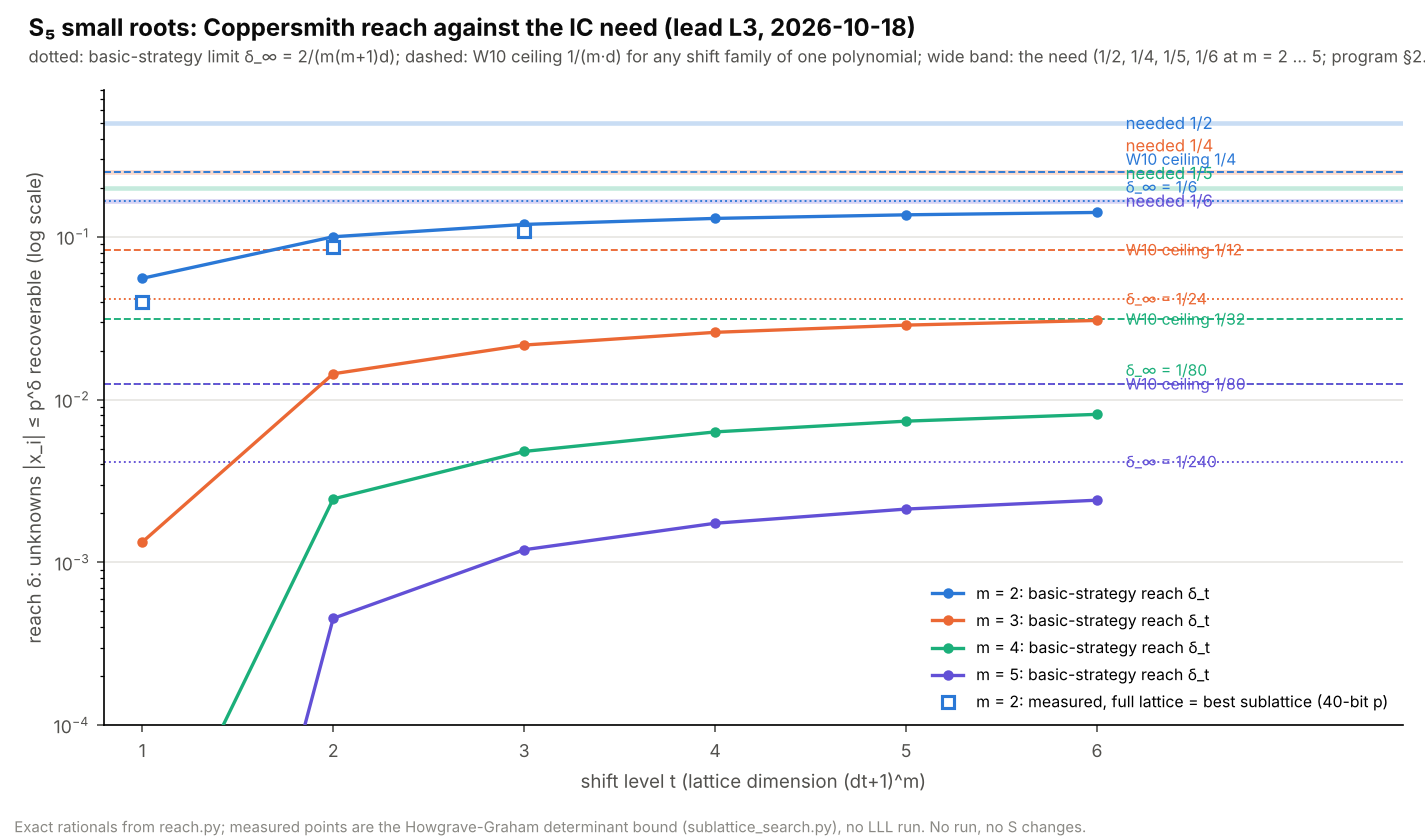

Reproduce this figure in Python.
#!/usr/bin/env python3
"""reach_graph.svg: the Coppersmith reach of S_{m+1} against what the IC needs.

For m = 2 … 5: the Jochemsz–May basic-strategy reach δ_t at shift levels
t = 1 … 6 (reach.py), its limit δ_∞ = 2/(m(m+1)d), the W10 family-wide
ceiling 1/(m·d) for any shift family of one polynomial, the measured
sublattice reach of sublattice_search.py (m = 2 only, 40-bit p), and the
reach the program needs, δ = 1/(m+1). Values in reach_graph.diagram.json.
"""
import json
import os
from fractions import Fraction

import matplotlib

matplotlib.use("Agg")
import matplotlib.pyplot as plt  # noqa: E402

from reach import delta_inf, delta_t  # noqa: E402

HERE = os.path.dirname(os.path.abspath(__file__))
INK, INK2, MUTED, GRID = "#0b0b0b", "#52514e", "#8a8984", "#e6e5e1"
COL = {2: "#2a78d6", 3: "#eb6834", 4: "#1baf7a", 5: "#6250d6"}
MEASURED = {1: 0.0396, 2: 0.0865, 3: 0.1080}  # sublattice_search.py, full lattice = best sublattice
needed = {2: Fraction(1, 2), 3: Fraction(1, 4), 4: Fraction(1, 5), 5: Fraction(1, 6)}

fig, ax = plt.subplots(figsize=(9.5, 5.6))
data = {}
labels = []
for m in (2, 3, 4, 5):
    d = 2 ** (m - 1)
    ts = list(range(1, 7))
    ds = [float(delta_t(m, d, t)[0]) for t in ts]
    data[m] = dict(d=d, delta_t=ds, delta_inf=float(delta_inf(m, d)), ceiling=1 / (m * d), needed=float(needed[m]))
    ax.plot(ts, ds, "o-", color=COL[m], lw=1.6, ms=4, label=f"m = {m}: basic-strategy reach δ_t", zorder=3)
    ax.axhline(float(delta_inf(m, d)), color=COL[m], lw=0.9, ls=":", zorder=2)
    ax.axhline(1 / (m * d), color=COL[m], lw=0.9, ls="--", zorder=2)
    ax.axhline(float(needed[m]), color=COL[m], lw=2.2, alpha=0.25, zorder=1)
    labels.append((float(needed[m]), f"needed {needed[m]}", COL[m], 8))
    labels.append((1 / (m * d), f"W10 ceiling 1/{m * d}", COL[m], 7.5))
    labels.append((float(delta_inf(m, d)), f"δ_∞ = {delta_inf(m, d)}", COL[m], 7.5))
ax.plot(list(MEASURED), list(MEASURED.values()), "s", color=COL[2], mfc="white", ms=6, mew=1.5,
        label="m = 2: measured, full lattice = best sublattice (40-bit p)", zorder=4)
# right-hand labels, nudged apart in log space so coincident lines stay legible
import math  # noqa: E402
labels.sort()
placed = []
for y, txt, c, fs in labels:
    ly = math.log10(y)
    if placed and ly - placed[-1] < 0.085:
        ly = placed[-1] + 0.085
    placed.append(ly)
    ax.text(6.15, 10 ** ly, txt, va="center", fontsize=fs, color=c)
ax.set_yscale("log")
ax.set_ylim(1e-4, 0.8)
ax.set_xlim(0.8, 7.6)
ax.set_xticks(range(1, 7))
ax.set_xlabel("shift level t (lattice dimension (dt+1)^m)", fontsize=9, color=INK2)
ax.set_ylabel("reach δ: unknowns |x_i| ≤ p^δ recoverable (log scale)", fontsize=9, color=INK2)
ax.grid(axis="y", color=GRID, lw=0.8, which="major")
for sp in ("top", "right"):
    ax.spines[sp].set_visible(False)
ax.tick_params(colors=INK2, labelsize=8.5)
ax.legend(loc="lower right", fontsize=7.6, frameon=False)
fig.text(0.02, 0.985, "S₅ small roots: Coppersmith reach against the IC need (lead L3, 2026-10-18)",
         ha="left", va="top", fontsize=11.5, color=INK, fontweight="bold")
fig.text(0.02, 0.945, "dotted: basic-strategy limit δ_∞ = 2/(m(m+1)d); dashed: W10 ceiling 1/(m·d) for any shift family of one polynomial; "
         "wide band: the need (1/2, 1/4, 1/5, 1/6 at m = 2 … 5; program §2.4)", ha="left", va="top", fontsize=8, color=INK2)
fig.text(0.01, 0.005, "Exact rationals from reach.py; measured points are the Howgrave-Graham determinant bound (sublattice_search.py), no LLL run. "
         "No run, no S changes.", fontsize=7.2, color=MUTED, va="bottom")
fig.tight_layout(rect=(0, 0.03, 1, 0.92))
fig.savefig(os.path.join(HERE, "reach_graph.svg"), format="svg")
fig.savefig(os.path.join(HERE, "reach_graph.png"), dpi=150)
json.dump({"schema": "reach_graph/v1", "per_m": data, "measured_m2": MEASURED},
          open(os.path.join(HERE, "reach_graph.diagram.json"), "w"), indent=1)
print("wrote reach_graph.svg/.png/.diagram.json")
